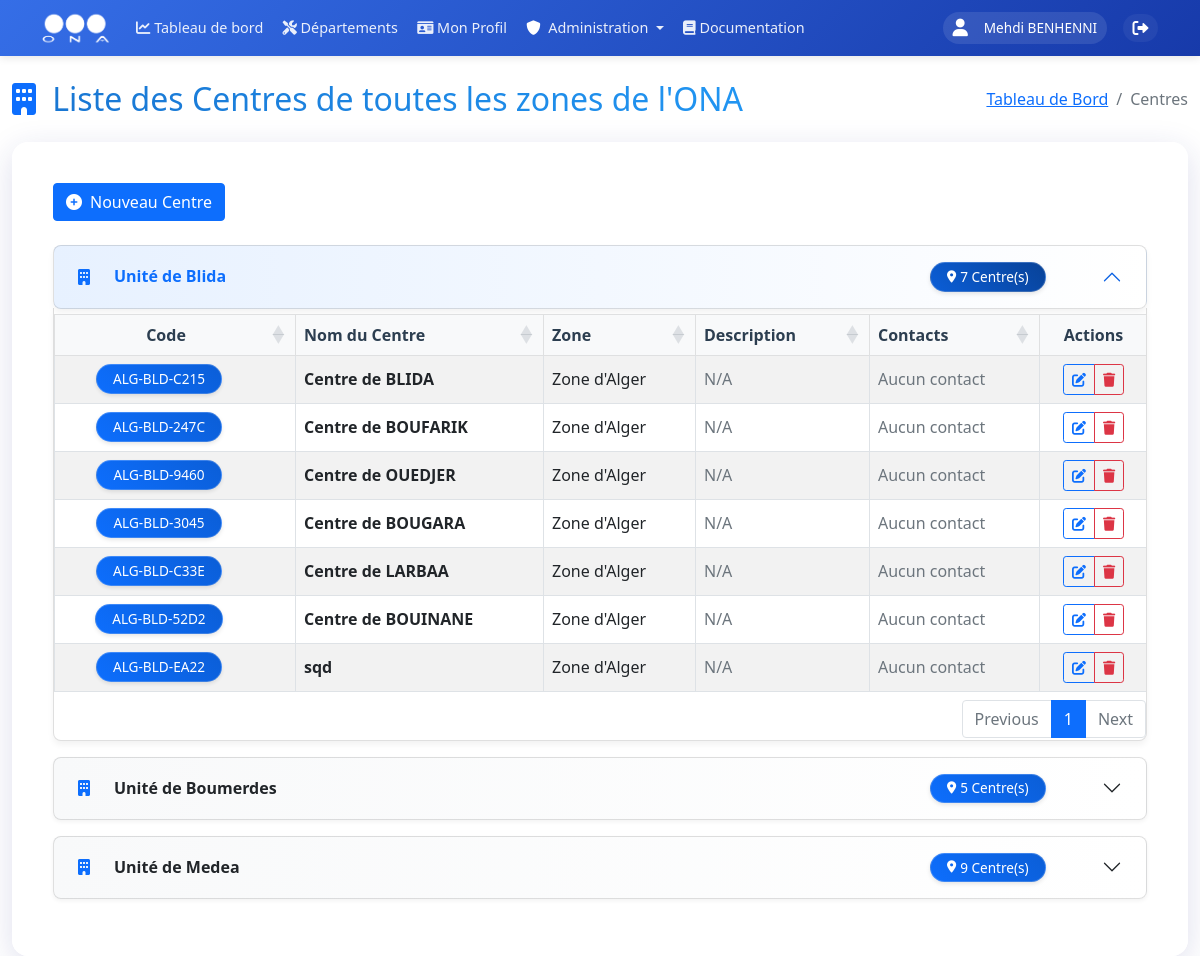
Before: /admin/centers (signed in) with the older database file.
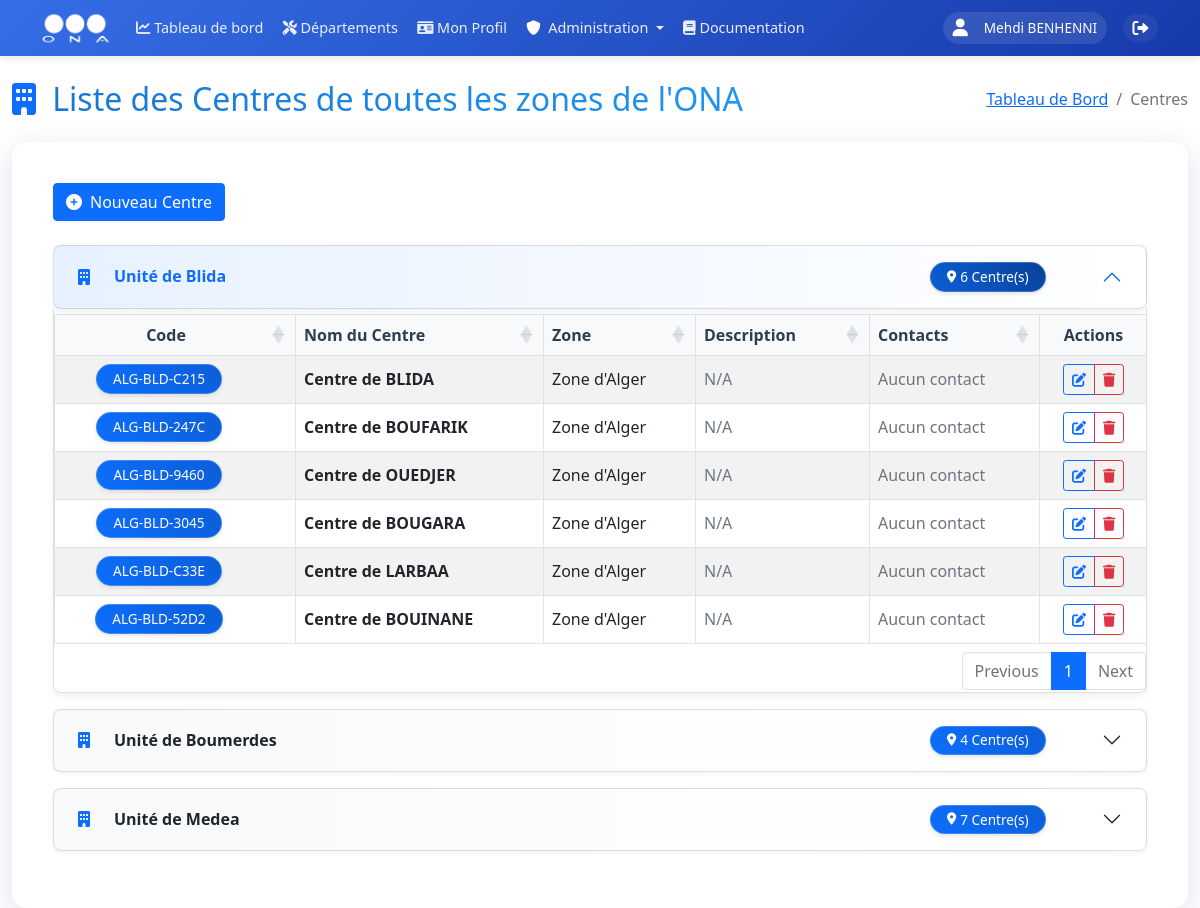
After: the same page with the newer database file.
### models.py (models this page shows, shortened)
class User(UserMixin, db.Model):
    __tablename__ = 'users'
    id = db.Column(db.Integer, primary_key=True)
    username = db.Column(db.String(80), unique=True, nullable=False, index=True)
    nickname = db.Column(db.String(80), index=True)
    email = db.Column(db.String(120), unique=True, nullable=True, index=True)
    password_hash = db.Column(db.String(128))
    role = db.Column(db.String(20), nullable=False, default=UserRole.UTILISATEUR, index=True)
    is_active = db.Column(db.Boolean, default=True, index=True)
    last_login = db.Column(db.DateTime, index=True)
    unit_id = db.Column(db.Integer, db.ForeignKey('units.id', ondelete='SET NULL'), nullable=True, index=True)
    zone_id = db.Column(db.Integer, db.ForeignKey('zones.id', ondelete='SET NULL'), nullable=True, index=True)
    created_at = db.Column(db.DateTime, default=datetime.utcnow, index=True)
    updated_at = db.Column(db.DateTime, default=datetime.utcnow, onupdate=datetime.utcnow, index=True)
    profile = db.relationship('UserProfile', backref='user', uselist=False, lazy=True, cascade='all, delete-orphan')
    incidents = db.relationship('Incident', backref='author', lazy=True)

class Unit(db.Model):
    __tablename__ = 'units'
    id = db.Column(db.Integer, primary_key=True)
    name = db.Column(db.String(100), nullable=False, index=True)
    code = db.Column(db.String(10), unique=True, nullable=False, index=True)
    email = db.Column(db.String(120), unique=True, nullable=True)
    phone = db.Column(db.String(20), nullable=True)
    description = db.Column(db.Text)
    address = db.Column(db.String(200))
    zone_id = db.Column(db.Integer, db.ForeignKey('zones.id', ondelete='CASCADE'), nullable=False, index=True)
    director_id = db.Column(db.Integer, db.ForeignKey('users.id'), nullable=True)
    centers = db.relationship('Center', backref='unit', lazy=True, cascade='all, delete-orphan')
    users = db.relationship('User', backref='assigned_unit', lazy=True, foreign_keys='User.unit_id')
    director = db.relationship('User', foreign_keys=[director_id], backref='directed_unit', lazy=True)
    incidents = db.relationship('Incident', backref='unit', lazy=True)
    created_at = db.Column(db.DateTime, default=datetime.utcnow, index=True)
    updated_at = db.Column(db.DateTime, default=datetime.utcnow, onupdate=datetime.utcnow, index=True)

class Center(db.Model):
    __tablename__ = 'centers'
    id = db.Column(db.Integer, primary_key=True)
    name = db.Column(db.String(100), nullable=False)
    code = db.Column(db.String(20), unique=True, nullable=False)
    description = db.Column(db.Text)
    address = db.Column(db.String(200))
    phone = db.Column(db.String(20))
    email = db.Column(db.String(120))
    unit_id = db.Column(db.Integer, db.ForeignKey('units.id', ondelete='CASCADE'), nullable=False)
    created_at = db.Column(db.DateTime, default=datetime.utcnow)
    updated_at = db.Column(db.DateTime, default=datetime.utcnow, onupdate=datetime.utcnow)

class Zone(db.Model):
    __tablename__ = 'zones'
    id = db.Column(db.Integer, primary_key=True)
    name = db.Column(db.String(100), unique=True, nullable=False, index=True)
    code = db.Column(db.String(10), unique=True, nullable=False, index=True)
    email = db.Column(db.String(120), unique=True, nullable=True)
    phone = db.Column(db.String(20), nullable=True)
    description = db.Column(db.Text)
    address = db.Column(db.String(200))
    director_id = db.Column(db.Integer, db.ForeignKey('users.id'), nullable=True)
    units = db.relationship('Unit', backref='zone', lazy=True, cascade='all, delete-orphan')
    users = db.relationship('User', backref='assigned_zone', lazy=True, foreign_keys='User.zone_id')
    director = db.relationship('User', foreign_keys=[director_id], backref='directed_zone', lazy=True)
    created_at = db.Column(db.DateTime, default=datetime.utcnow, index=True)
    updated_at = db.Column(db.DateTime, default=datetime.utcnow, onupdate=datetime.utcnow, index=True)

### routes/centers.py (the view)
@centers.route('/admin/centers')
@login_required
def list_centers():
    if current_user.role == 'Admin':
        units = Unit.query.order_by(Unit.name).all()
        page_title = "Liste des Centres de toutes les zones de l'ONA"
    else:
        units = Unit.query.filter_by(zone_id=current_user.zone_id).order_by(Unit.name).all()
        page_title = f"Liste des Centres de la zone {current_user.zone.name}"
    zones = Zone.query.all()
    return render_template('admin/centers.html', units=units, zones=zones, page_title=page_title)

### templates/admin/centers.html (shortened to what this page needs)
{% extends "base/base.html" %}
{% block content %}
<div class="container-fluid mt-4">
    <div class="row mb-4">
        <div class="col-12">
            <div class="d-flex justify-content-between align-items-center">
                <h2 class="mb-0">
                    <i class="fas fa-building me-2 text-primary"></i>
                    <span class="gradient-text">{{ page_title }}</span>
                </h2>
                <nav aria-label="breadcrumb">
                    <ol class="breadcrumb mb-0">
                        <li class="breadcrumb-item"><a href="{{ url_for('main_dashboard.dashboard') }}">Tableau de Bord</a></li>
                        <li class="breadcrumb-item active">Centres</li>
                    </ol>
                </nav>
            </div>
        </div>
    </div>
    <div class="row">
        <div class="col-12">
            <div class="glass-card">
                <div class="card-body">
                    {% if current_user.role == 'Admin' or current_user.role == 'Unit Officer' %}
                    <div class="mb-4">
                        <button class="btn btn-primary" data-bs-toggle="modal" data-bs-target="#newCenterModal">
                            <i class="fas fa-plus-circle me-2"></i>Nouveau Centre
                        </button>
                    </div>
                    {% endif %}
                    <div class="accordion custom-accordion" id="unitsAccordion">
                        {% for unit in units %}
                        <div class="accordion-item">
                            <h2 class="accordion-header" id="heading{{ unit.id }}">
                                <button class="accordion-button {% if not loop.first %}collapsed{% endif %}" type="button" data-bs-toggle="collapse" data-bs-target="#collapse{{ unit.id }}" aria-expanded="{{ 'true' if loop.first else 'false' }}" aria-controls="collapse{{ unit.id }}">
                                    <div class="unit-info d-flex align-items-center">
                                        <i class="fas fa-building text-primary me-2"></i>
                                        <span class="fw-bold">{{ unit.name }}</span>
                                    </div>
                                    <span class="badge bg-primary rounded-pill ms-auto me-4">
                                        <i class="fas fa-map-marker-alt me-1"></i>
                                        {{ unit.centers|length }} Centre(s)
                                    </span>
                                </button>
                            </h2>
                            <div id="collapse{{ unit.id }}" class="accordion-collapse collapse {{ 'show' if loop.first else '' }}" aria-labelledby="heading{{ unit.id }}" data-bs-parent="#unitsAccordion">
                                <div class="accordion-body p-0">
                                    <div class="table-responsive">
                                        <table class="table table-striped table-hover table-bordered align-middle mb-0" id="centersTable{{ unit.id }}">
                                            <thead class="table-light text-dark">
                                                <tr>
                                                    <th class="text-center">Code</th>
                                                    <th>Nom du Centre</th>
                                                    <th>Zone</th>
                                                    <th>Description</th>
                                                    <th>Contacts</th>
                                                    {% if current_user.role in ['Admin', 'Unit Officer'] %}
                                                    <th class="text-center">Actions</th>
                                                    {% endif %}
                                                </tr>
                                            </thead>
                                            <tbody>
                                                {% for center in unit.centers %}
                                                <tr>
                                                    <td class="text-center"><span class="badge bg-primary rounded-pill">{{ center.code }}</span></td>
                                                    <td class="fw-bold">{{ center.name }}</td>
                                                    <td>{{ center.unit.zone.name }}</td>
                                                    <td class="text-muted">{{ center.description or 'N/A' }}</td>
                                                    <td>
                                                        {% if center.email or center.phone %}
                                                        <div class="d-flex flex-column">
                                                            {% if center.email %}
                                                            <div class="mb-1">
                                                                <i class="fas fa-envelope text-primary me-2"></i>
                                                                <small>{{ center.email }}</small>
                                                            </div>
                                                            {% endif %}
                                                            {% if center.phone %}
                                                            <div>
                                                                <i class="fas fa-phone text-success me-2"></i>
                                                                <small>{{ center.phone }}</small>
                                                            </div>
                                                            {% endif %}
                                                        </div>
                                                        {% else %}
                                                        <span class="text-muted">Aucun contact</span>
                                                        {% endif %}
                                                    </td>
                                                    {% if current_user.role in ['Admin', 'Unit Officer'] %}
                                                    <td class="text-center">
                                                        <div class="btn-group btn-group-sm" role="group">
                                                            <button class="btn btn-outline-primary" title="Modifier" data-bs-toggle="modal" data-bs-target="#editCenterModal{{ center.id }}">
                                                                <i class="fas fa-edit"></i>
                                                            </button>
                                                            <button class="btn btn-outline-danger" title="Supprimer" data-bs-toggle="modal" data-bs-target="#deleteCenterModal{{ center.id }}">
                                                                <i class="fas fa-trash"></i>
                                                            </button>
                                                        </div>
                                                    </td>
                                                    {% endif %}
                                                </tr>
                                                {% endfor %}
                                            </tbody>
                                        </table>
                                    </div>
                                </div>
                            </div>
                        </div>
                        {% endfor %}
                    </div>
                </div>
            </div>
        </div>
    </div>
</div>
{% endblock %}

### templates/base/base.html (shortened to what this page needs)
<!DOCTYPE html>
<html lang="fr" dir="ltr">
<head>
    <link href="https://cdn.jsdelivr.net/npm/bootstrap@5.1.3/dist/css/bootstrap.min.css" rel="stylesheet">
    <link href="https://cdnjs.cloudflare.com/ajax/libs/font-awesome/6.0.0/css/all.min.css" rel="stylesheet">
    <link rel="stylesheet" href="https://unpkg.com/leaflet@1.9.4/dist/leaflet.css" />
    <link rel="stylesheet" href="https://cdn.datatables.net/1.11.5/css/dataTables.bootstrap5.min.css">
</head>
<body>
    <nav class="navbar navbar-expand-lg sticky-top">
        <div class="container">
            <a class="navbar-brand" href="{{ url_for('main_dashboard.dashboard') }}">
                <img src="{{ url_for('static', filename='images/ona_logo.png') }}" alt="ONA">
            </a>
            <div class="collapse navbar-collapse" id="navbarNav">
                <ul class="navbar-nav me-auto mb-2 mb-lg-0">
                    <li class="nav-item">
                        <a class="nav-link" href="{{ url_for('main_dashboard.dashboard') }}">
                            <i class="fas fa-chart-line"></i>
                            <span>Tableau de bord</span>
                        </a>
                    </li>
                    <li class="nav-item">
                        <a class="nav-link" href="{{ url_for('departements') }}">
                            <i class="fas fa-tools"></i>
                            <span>Départements</span>
                        </a>
                    </li>
                    {% if current_user.is_authenticated %}
                    <li class="nav-item">
                        <a class="nav-link" href="{{ url_for('profiles.view_profile') }}">
                            <i class="fas fa-id-card"></i>
                            <span>Mon Profil</span>
                        </a>
                    </li>
                    {% if current_user.role == 'Admin' %}
                    <li class="nav-item dropdown">
                        <a class="nav-link dropdown-toggle" href="#" id="adminDropdown" role="button" data-bs-toggle="dropdown">
                            <i class="fas fa-shield-alt text-white me-1"></i> Administration
                        </a>
                    </li>
                    {% endif %}
                    {% endif %}
                    <li class="nav-item">
                        <a class="nav-link {% if active_page == 'documentation' %}active{% endif %}" href="{{ url_for('documentation.view_documentation') }}">
                            <i class="fas fa-book"></i> Documentation
                        </a>
                    </li>
                </ul>
                <div class="user-section">
                    <div class="d-flex align-items-center">
                        {% if current_user.is_authenticated %}
                            <div class="user-info">
                                <i class="fas fa-user me-2"></i>
                                <span>
                                    {% if current_user.nickname %}
                                        {{ current_user.nickname }}
                                    {% else %}
                                        {{ current_user.username }}
                                    {% endif %}
                                </span>
                            </div>
                            <a href="{{ url_for('auth.logout') }}" class="logout-btn text-white text-decoration-none ms-2" title="Déconnexion">
                                <i class="fas fa-sign-out-alt"></i>
                            </a>
                        {% else %}
                            <a href="{{ url_for('auth.login') }}" class="btn btn-light">Connexion</a>
                        {% endif %}
                    </div>
                </div>
            </div>
        </div>
    </nav>
    {% block content %}{% endblock %}
</body>
</html>

Changed rows visible on the page:
removed Center: code "ALG-BLD-EA22", name "sqd", unit.zone.name "Zone d'Alger", description "N/A", shows "Aucun contact", shown under Unit "Unité de Blida"
computed for Unit "Unité de Blida": centers|length "7" → "6"
computed for Unit "Unité de Boumerdes": centers|length "5" → "4"
computed for Unit "Unité de Medea": centers|length "9" → "7"
